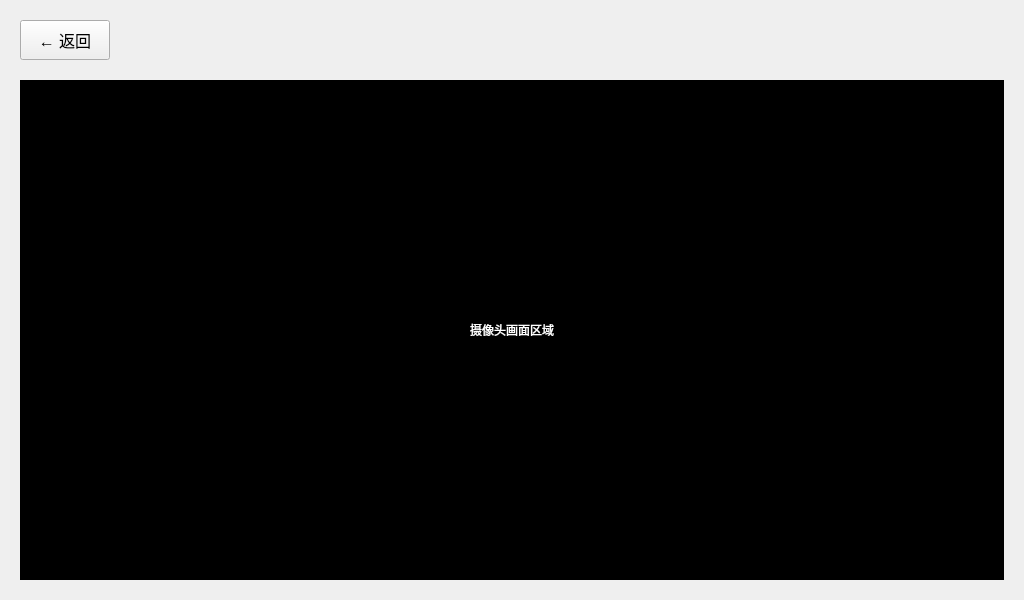
<?xml version="1.0" encoding="UTF-8"?>
<ui version="4.0">
 <class>camera</class>
 <widget class="QWidget" name="camera">
  <property name="geometry">
   <rect>
    <x>0</x>
    <y>0</y>
    <width>1024</width>
    <height>600</height>
   </rect>
  </property>
  <property name="windowTitle">
   <string>摄像头</string>
  </property>
  <widget class="QPushButton" name="back_button">
   <property name="geometry">
    <rect>
     <x>20</x>
     <y>20</y>
     <width>90</width>
     <height>40</height>
    </rect>
   </property>
   <property name="font">
    <font>
     <pointsize>12</pointsize>
    </font>
   </property>
   <property name="text">
    <string>← 返回</string>
   </property>
  </widget>
  <widget class="QLabel" name="video_label">
   <property name="geometry">
    <rect>
     <x>20</x>
     <y>80</y>
     <width>984</width>
     <height>500</height>
    </rect>
   </property>
   <property name="styleSheet">
    <string notr="true">background-color: #000000; color: #ffffff;</string>
   </property>
   <property name="text">
    <string>摄像头画面区域</string>
   </property>
   <property name="alignment">
    <set>Qt::AlignCenter</set>
   </property>
  </widget>
 </widget>
 <resources/>
 <connections/>
</ui>
